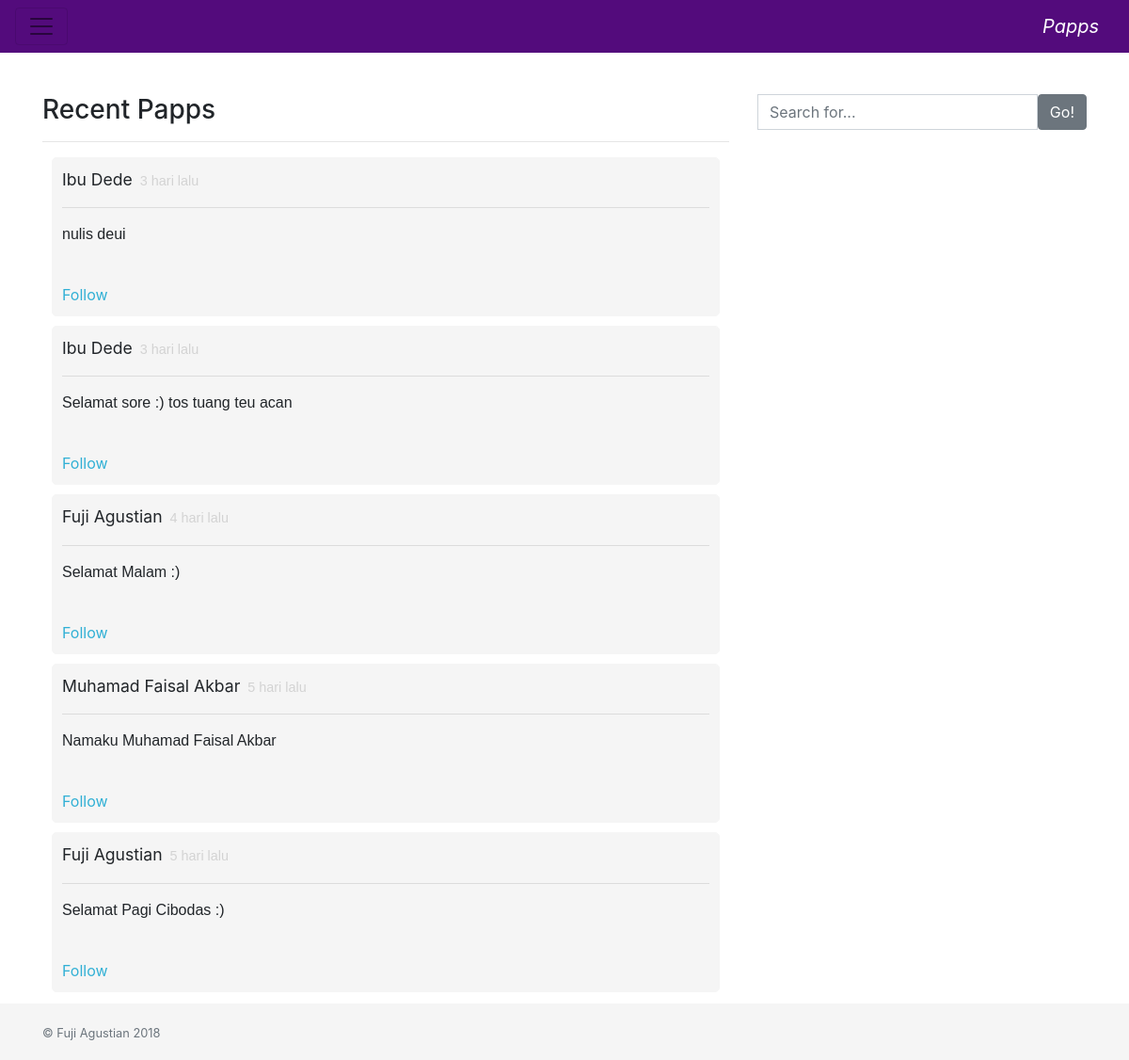
Before: / with the older database file.
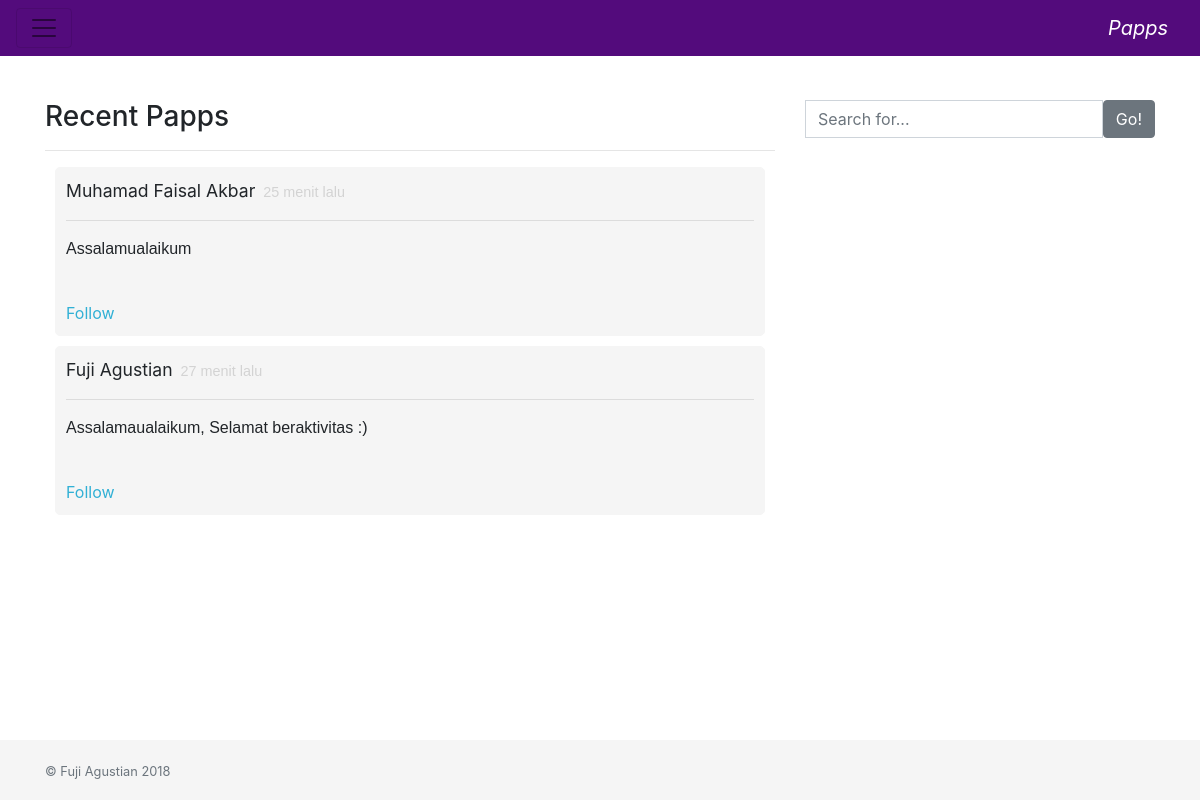
After: the same page with the newer database file.
### tables this page shows
CREATE TABLE `status` (
  `id` int(11) NOT NULL,
  `status` text NOT NULL,
  `user_id` int(11) NOT NULL,
  `tanggal` datetime NOT NULL
);

CREATE TABLE `users` (
  `id` int(11) NOT NULL,
  `username` text NOT NULL,
  `email` text NOT NULL,
  `password` text NOT NULL
);

### functions.php (the view, shortened to what this page needs)
<?php
    $link = mysqli_connect('localhost','root','12345','papps');
function get_time_ago( $time )
{
    $time_difference = time() - $time;
    $condition = array( 12 * 30 * 24 * 60 * 60 =>  'tahun',
                30 * 24 * 60 * 60       =>  'bulan',
                24 * 60 * 60            =>  'hari',
                60 * 60                 =>  'jam',
                60                      =>  'menit',
                1                       =>  'detik'
    );
    foreach( $condition as $secs => $str )
    {
        $d = $time_difference / $secs;
        if( $d >= 1 )
        {
            $t = round( $d );
            return ' ' . $t . ' ' . $str . ( $t > 1 ? '' : '' ) . ' lalu';
        }
    }
}
    function tampilStatus($type){
        global $link;
        if($type == 'public'){
            $whereClause ='';
        }else if($type == 'yangDiIkuti'){
            if(array_key_exists('id',$_SESSION)){
                $query = "SELECT * FROM `follower` WHERE `follower_id` =".mysqli_real_escape_string($link , $_SESSION['id']);
                $result = mysqli_query($link,$query);
                $whereClause = '';
                while ($row = mysqli_fetch_assoc($result)) {
                    if($whereClause == ''){
                        $whereClause = ' WHERE ';
                    }else{
                        $whereClause .= ' OR';
                    }
                    $whereClause .=' `user_id`='.$row['isfollowing_id'];
                }
            };
        }else if($type == 'yourPapps'){
            if(array_key_exists('id',$_SESSION)){
                $query = "SELECT * FROM `status` WHERE `user_id` =".mysqli_real_escape_string($link , $_SESSION['id']);
                $result = mysqli_query($link,$query);
                $whereClause = '';
                while ($row = mysqli_fetch_assoc($result)) {
                    if($whereClause == ''){
                        $whereClause = ' WHERE ';
                    }else{
                        $whereClause .= ' OR';
                    }
                    $whereClause .=' `user_id`='.$_SESSION['id'];
                }
            };
        }else if($type == 'search'){
            if($_GET['q'] != ''){
                $query = "SELECT * FROM `status` WHERE `status` LIKE  '%".mysqli_real_escape_string($link , $_GET['q'])."%'";
                $result = mysqli_query($link,$query);
                if(mysqli_num_rows($result) > 0){
                    $queryHitungHasil = "SELECT COUNT(`id`) AS jumlah FROM `status` WHERE `status` LIKE  '%".mysqli_real_escape_string($link , $_GET['q'])."%'" ;
                    $hasilHitung = mysqli_query($link,$queryHitungHasil);
                    $jumlahHasil = mysqli_fetch_assoc($hasilHitung);
                    while ($row = mysqli_fetch_assoc($result)){
                        $whereClause = " WHERE `status` LIKE '%".mysqli_real_escape_string($link , $_GET['q'])."%'";
                    }
                    echo "<h3>Search Results</h3><p class='tulisanGray'>".$jumlahHasil['jumlah']." hasil ditemukan untuk '".$_GET['q']."'</p>";
                }  else{
                    echo "<p>Tidak ditemukan hasil untuk '".$_GET['q']."'</p><hr>";
                    $whereClause = " WHERE `status` = 'lkadfjo@%^2ie'";
                }
            }else{
                echo "<p>Silahkan masukan kata kunci</p>";
                $whereClause = " WHERE `status` = 'lkadfjo@%^2ie'";
            }
        };
        if(!array_key_exists('id',$_SESSION)){
            $whereClause = '';
        }
        $query = 'SELECT * FROM `status`'.$whereClause.' ORDER BY `tanggal` DESC';
        $result = mysqli_query($link,$query);
        if(mysqli_num_rows($result) == 0){
            echo('');
        }else{
        while ($barisanStatus = mysqli_fetch_assoc($result)){
            $userQuery = "SELECT * FROM `users` WHERE `id`='".mysqli_real_escape_string($link,$barisanStatus['user_id'])."'" ;
            $userQueryResult = mysqli_query($link,$userQuery);
            $user = mysqli_fetch_assoc($userQueryResult);
            $waktu = get_time_ago(strtotime($barisanStatus['tanggal']));
            echo "<div class='status hurufSerif'><span style='font-size:110%;' class='hurufSerif'>".$user['username'].'</span><span style="color:lightgray; font-size:90%;" class="hurufSansSerif">&nbsp;'.$waktu.'</span><hr>';
            echo "<p class='hurufSansSerif'>".$barisanStatus['status']."</p><br>";
            if(array_key_exists('id',$_SESSION)){
                $queryCekFollower = "SELECT * FROM `follower` WHERE `follower_id` = ".mysqli_real_escape_string($link , $_SESSION['id'])." AND `isFollowing_id` = ".mysqli_real_escape_string($link,$barisanStatus['user_id']);
                $resultFollower = mysqli_query($link,$queryCekFollower);
                $row = mysqli_fetch_assoc($resultFollower) ;
                    if( mysqli_num_rows($resultFollower) > 0 ){
                        if($barisanStatus['user_id'] == $row['follower_id']){
                            echo "";
                        }else{
                        echo "<a id='linkIkuti' style='cursor:pointer; color:#31B0D5;' class='toggleFollow' data-userId='".$barisanStatus['user_id']."'>Unfollow</a>";
                        }
                    }else{
                        if($barisanStatus['user_id'] == $_SESSION['id']){
                            echo "";
                        }else{
                        echo "<a id='linkIkuti' style='cursor:pointer; color:#31B0D5;' class='toggleFollow' data-userId='".$barisanStatus['user_id']."'>Follow</a>";
                        }
                    }
            }else{
                echo "<a id='linkIkuti' style='cursor:pointer; color:#31B0D5;' data-toggle='modal' data-target='#myModal'>Follow</a>";
            }
            echo "</div>";
           }
        }
    }
    function tampilSearch(){
        echo('<form id="searchDiv" class="input-group">
        <input type="hidden" name="page" value="search">
        <input type="text" name="q" class="form-control" placeholder="Search for...">
        <span class="input-group-btn">
          <button class="btn btn-secondary" type="submit">Go!</button>
        </span>
      </form>');
    }
?>

### views/header.php (shortened to what this page needs)
<!DOCTYPE html>
<html lang="en">
  <head>
    <link rel="stylesheet" href="https://maxcdn.bootstrapcdn.com/bootstrap/4.0.0-alpha.6/css/bootstrap.min.css">
    <link rel="stylesheet" href="style.css">
  </head>
  <body>
    <nav id="myNavbar" class="navbar navbar-toggleable-md navbar-light bg-faded fixed-top ">
      <button id='burgerButton' class="navbar-toggler navbar-toggler-right" type="button" data-toggle="collapse" data-target="#navbarCollapse" aria-controls="navbarCollapse" aria-expanded="false" aria-label="Toggle navigation">
        <span class="navbar-toggler-icon"></span>
      </button>
      <a id="siteTitle" class="navbar-brand" href="http://localhost/project/papps/"><em>Papps</em></a>
    </nav>

### index.php
<?php
    include("functions.php");
    include("views/header.php");
    if(array_key_exists('page',$_GET)){
        if(isset($_SESSION['id'])){
            if($_GET['page'] == 'timeline'){
                include('views/timeline.php');
            }else if($_GET['page'] == 'yourpapps'){
                include('views/yourpapps.php');
            }else if($_GET['page'] == 'publicprofiles'){
                include('views/publicprofile.php');
            }else if($_GET['page'] == 'search'){
                include('views/search.php');
            }
        }else{
            include("views/home.php");
        }
    }else{
        include("views/home.php");
    }
    include("views/footer.php");
?>

### views/home.php (shortened to what this page needs)
<div class="container">
    <div class="row">
        <div class="col-sm-8"><h3>Recent Papps</h3><hr>
            <?php tampilStatus('public'); ?>
        </div>
        <div class="col-sm-4">
            <?php tampilSearch();?>
        </div>
    </div>
</div>

### views/footer.php (shortened to what this page needs)
    <footer class="footer">
      <div class="container footer-container">
        <span class="text-muted" style="font-size:80%;">&copy; Fuji Agustian 2018</span>
      </div>
    </footer>
  </body>
</html>

### style.css (style rules this page uses)
.hurufSerif { font-family: Georgia,serif serif; }
.hurufSansSerif { font-family: Helvetica, sans-serif; }
html { position: relative; min-height: 100%; }
body { margin-bottom: 60px; }
.footer { position: absolute; bottom: 0; width: 100%; height: 60px; line-height: 60px; background-color: #f5f5f5; }
body > .container { padding: 100px 15px 0; }
.footer > .container { padding-right: 15px; padding-left: 15px; }
#myNavbar { background-color: rgb(83, 11, 124); }
#siteTitle { color: white; }
.status { border: 1px solid #f5f5f5; padding: 10px; margin: 10px; border-radius: 5px; background: #f5f5f5; }
.footer-container { text-align: left; }
#searchDiv { margin-bottom: 20px; }

Changed rows visible on the page:
removed status: user.username "Ibu Dede", tanggal "3 hari lalu", status "nulis deui"
removed status: user.username "Ibu Dede", tanggal "3 hari lalu", status "Selamat sore :) tos tuang teu acan"
removed status: user.username "Fuji Agustian", tanggal "4 hari lalu", status "Selamat Malam :)"
changed status "Muhamad Faisal Akbar": tanggal "5 hari lalu" → "25 menit lalu"; status "Namaku Muhamad Faisal Akbar" → "Assalamualaikum"
changed status "Fuji Agustian": tanggal "5 hari lalu" → "27 menit lalu"; status "Selamat Pagi Cibodas :)" → "Assalamaualaikum, Selamat beraktivitas :)"
